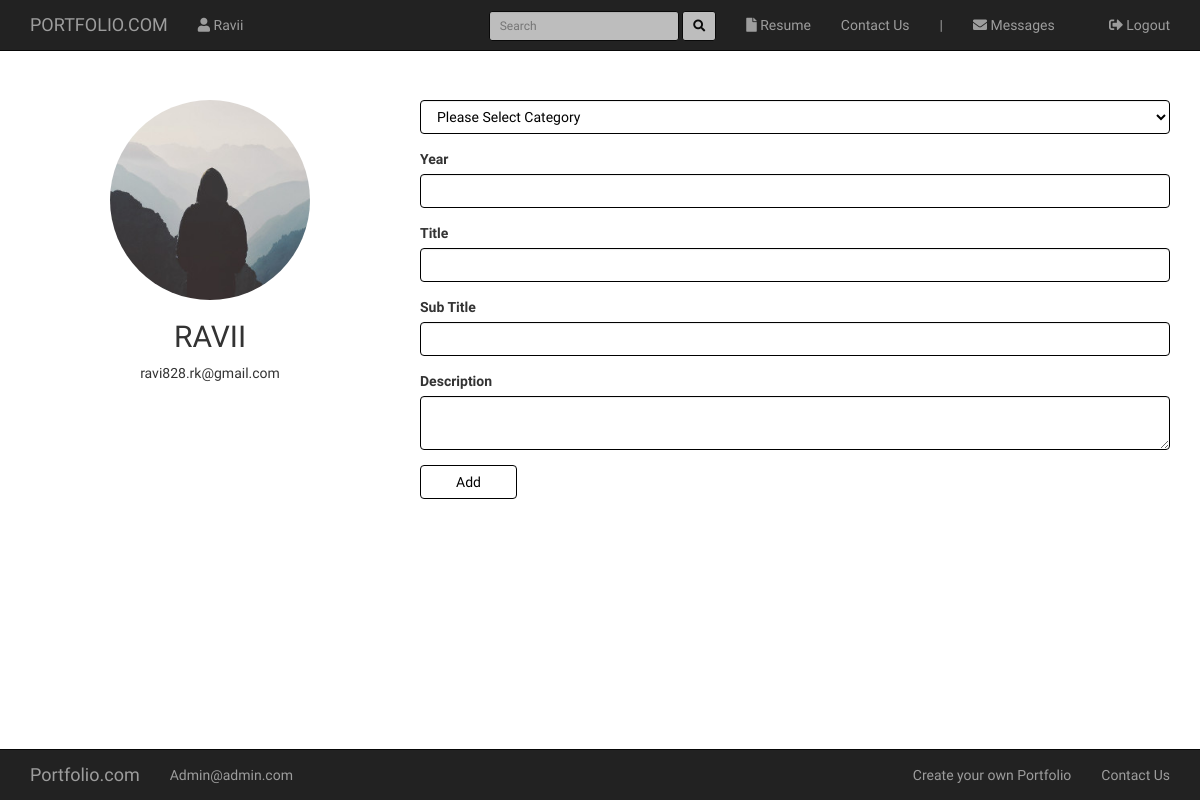
The app's page /resume_details (signed in) with its own data.
### root/models.py (models this page shows, shortened)
class User(db.Model, UserMixin):
    id = db.Column(db.Integer, primary_key=True)
    username = db.Column(db.String(140), nullable=False, unique=True)
    email = db.Column(db.String(140), nullable=False, unique=True)
    password = db.Column(db.String(80), nullable=False)
    image = db.Column(db.String(120), default='default.jpg', nullable=False)
    resume = db.Column(db.String(120), default='default.pdf', nullable=False)
    name = db.Column(db.String(40))
    mobile = db.Column(db.String(14))
    phone = db.Column(db.String(14))
    dob = db.Column(db.String(20))
    address = db.Column(db.String(200))
    hobbies = db.Column(db.String(100))
    country = db.Column(db.String(30))
    city = db.Column(db.String(30))
    messages_sent = db.relationship('Message', foreign_keys='Message.sender_id', backref='author', lazy='dynamic')
    messages_received = db.relationship('Message', foreign_keys='Message.recipient_id', backref='recipient',
                                        lazy='dynamic')
    last_message_read_time = db.Column(db.DateTime)
    notifications = db.relationship('Notification', backref='user', lazy='dynamic')
    resume_details = db.relationship('Resume', backref='resume_details', lazy='dynamic')
    def new_messages(self):
        last_read_time = self.last_message_read_time or datetime(1900, 1, 1)
        return Message.query.filter_by(recipient=self).filter(Message.timestamp > last_read_time).count()

### root/routes.py (the view, shortened to what this page needs)
@app.route('/resume_details', methods=['POST', 'GET'])
@login_required
def resume_details():
    form = ResumeDetails()
    print(form.category.data)
    return render_template('resume_details.html', form=form, title='Resume Details')

### root/forms.py (shortened to what this page needs)
class ResumeDetails(FlaskForm):
    category = SelectField('Category', choices=[(x, x) for x in ['Please Select Category',
                                                                 'EDUCATION',
                                                                 'PROFESSIONAL EXPERIENCE',
                                                                 'PROJECT WORK',
                                                                 'EXTRACURRICULAR ACTIVITY']], coerce=str)
    year = StringField('Year', validators=[DataRequired()])
    title = StringField('Title', validators=[DataRequired()])
    sub_title = StringField('Sub Title', validators=[DataRequired()])
    body = TextAreaField('Description', validators=[DataRequired()])
    submit = SubmitField('Add')

### root/models.py (called while the page is built)
@login_manager.user_loader
def load_user(user_id):
    return User.query.get(int(user_id))

### root/templates/resume_details.html (shortened to what this page needs)
{% extends 'base.html' %}
{% block content %}
	<div class="col-sm-4 tc">
        <img class="img img-circle" src="{{ url_for('static', filename='profile_pics/' + current_user.image) }}" height="200px" width="200px">
        <div class="media-body">
            <h2 class="account-heading"><span style="font-family: 'Kirang Haerang', cursive;">{{ current_user.username.upper() }}</span></h2>
            <p class="text-secondary">{{ current_user.email }}</p>
        </div>
    </div>
    <div class="col-sm-8">
    	<form method="post" enctype="multipart/form-data">
			<div class="form-group">
				{% if form.category.errors %}
					{{ form.category(class="form-control is-invalid") }}
					<div class="invalid-feedback">
						{% for error in form.category.errors %}
							<span>{{ error }}</span>
						{% endfor %}
					</div>
				{% else %}
					{{ form.category(class="form-control ci") }}
				{% endif %}
			</div>
			<div class="form-group">
				{{ form.year.label }}
				{% if form.year.errors %}
					{{ form.year(class="form-control is-invalid") }}
					<div class="invalid-feedback">
						{% for error in form.year.errors %}
							<span>{{ error }}</span>
						{% endfor %}
					</div>
				{% else %}
					{{ form.year(class="form-control ci") }}
				{% endif %}
			</div>
			<div class="form-group">
				{{ form.title.label }}
				{% if form.title.errors %}
					{{ form.title(class="form-control is-invalid") }}
					<div class="invalid-feedback">
						{% for error in form.title.errors %}
							<span>{{ error }}</span>
						{% endfor %}
					</div>
				{% else %}
					{{ form.title(class="form-control ci") }}
				{% endif %}
			</div>
			<div class="form-group">
				{{ form.sub_title.label }}
				{% if form.sub_title.errors %}
					{{ form.sub_title(class="form-control is-invalid") }}
					<div class="invalid-feedback">
						{% for error in form.sub_title.errors %}
							<span>{{ error }}</span>
						{% endfor %}
					</div>
				{% else %}
					{{ form.sub_title(class="form-control ci") }}
				{% endif %}
			</div>
			<div class="form-group">
				{{ form.body.label }}
				{% if form.body.errors %}
					{{ form.body(class="form-control is-invalid") }}
					<div class="invalid-feedback">
						{% for error in form.body.errors %}
							<span>{{ error }}</span>
						{% endfor %}
					</div>
				{% else %}
					{{ form.body(class="form-control ci") }}
				{% endif %}
			</div>
			<div class="form-group">
				{{ form.submit(class="btn btn-default cb")}}
			</div>
		</form>
    </div>
{% endblock %}

### root/templates/base.html (shortened to what this page needs)
<!DOCTYPE html>
<html>
<head>
	<link rel="stylesheet" href="https://maxcdn.bootstrapcdn.com/bootstrap/3.3.7/css/bootstrap.min.css">
	<link rel="stylesheet" href="https://use.fontawesome.com/releases/v5.2.0/css/all.css" >
	<link rel="stylesheet" type="text/css" href="{{ url_for('static', filename='main.css') }}">
</head>
<body style="font-family: 'Roboto Condensed', sans-serif;">
	<nav class="navbar navbar-inverse navbar-fixed-top">
	  	<div class="container">
	    	<div class="navbar-header">
	      		<a class="navbar-brand" href="{{ url_for('home') }}"><span style="font-family: 'Kirang Haerang', cursive;">PORTFOLIO.COM</span></a>
	    	</div>
	    	<div class="collapse navbar-collapse" id="bs-example-navbar-collapse-1">
	      		<ul class="nav navbar-nav">
	      			{% if current_user.is_authenticated %}
	        		<li class=""><a href="{{ url_for('account') }}"><i class="fas fa-user"></i> {{ current_user.username }}</a></li>
	        		{% endif %}
	      		</ul>
	      		<ul class="nav navbar-nav navbar-right">
	      			{% if current_user.is_authenticated %}
	        		<li><a href="{{ url_for('resume') }}"><i class="fas fa-file"></i> Resume</a></li>
	        		<li><a href="{{ url_for('contact_us') }}">Contact Us</a></li>
	        		<li class=""><a href="#"> | </a></li>
	      			<li>
                        <a href="{{ url_for('messages') }}"><i class="fas fa-envelope"></i>
                            {{ 'Messages' }}
                            {% set new_messages = current_user.new_messages() %}
                        </a>
                    </li>
	        		<li class=""><a href="{{ url_for('logout') }}"><i class="fas fa-sign-out-alt"></i> Logout</a></li>
	        		{% else %}
	        		<li class=""><a href="{{ url_for('login') }}"><i class="fas fa-sign-in-alt"></i> Login</a></li>
	        		{% endif %}
	      		</ul>
	      		<form class="navbar-form navbar-right" style="opacity: .7; margin-top: 11px; " method="post" action="{{ url_for('search_user') }}">
	        		<div class="form-group">
	          			<input type="text" name="username" class="form-control input-sm  ci" placeholder="Search">
	        		</div>
	        		<button type="submit" class="btn btn-default btn-sm ci"><i class="fas fa-search"></i></button>
	      		</form>
	    	</div>
	  	</div>
	</nav>
	<div class="container mt-100">
		<div class="row">
			{% block content %}
			{% endblock %}
		</div>
	</div>
	<div style="height: 80px;"></div>
	<nav class="navbar navbar-inverse navbar-fixed-bottom">
	  	<div class="container">
	    	<div class="navbar-header">
	      		<a class="navbar-brand" href="#">Portfolio.com</a>
	    	</div>
	    	<div class="collapse navbar-collapse" id="bs-example-navbar-collapse-2">
	      		<ul class="nav navbar-nav">
	        		<li><a href="#">Admin@admin.com</a></li>
	      		</ul>
	      		<ul class="nav navbar-nav navbar-right">
	        		<li><a href="#">Create your own Portfolio</a></li>
	        		<li><a href="#">Contact Us</a></li>
	      		</ul>
	    	</div>
	  	</div>
	</nav>
</body>
</html>

### root/static/main.css (style rules this page uses)
body { font-family: 'Roboto Condensed', sans-serif; }
.cb { border-color: #000; color: #000; padding-left: 35px; padding-right: 35px; }
.ci { border-color: #000; color: #000; }
.mt-100 { margin-top: 100px; }
.tc { text-align: center; }

### records on screen
User: username "Ravii", image (placeholder picture), username "RAVII", email "ravi828.rk@gmail.com"

### other values on screen
{{ 'Messages' }} "Messages"
